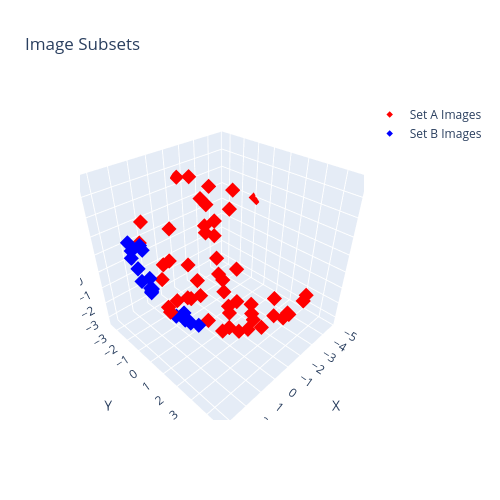

Notebook code for this chart:
### Code cell
import utils.vis

# Render the two subsets
utils.vis.plot_image_subsets(reconstruction, subgraph_a_image_ids, subgraph_b_image_ids)

### Figure 1 — Plotly figure (JSON) as saved in the notebook; plotly's stock layout.template omitted (floating-point values rounded to 4 significant figures)
{"data": [{"hovertemplate": "%{text}: %{x:.2f}, %{y:.2f}, %{z:.2f}<extra></extra>", "marker": {"color": "red", "opacity": 1.0, "size": 5, "symbol": "diamond"}, "mode": "markers", "name": "Set A Images", "text": ["r_57.png", "r_12.png", "r_39.png", "r_47.png", "r_0.png", "r_7.png", "r_11.png", "r_61.png", "r_27.png", "r_37.png", "r_18.png", "r_30.png", "r_56.png", "r_62.png", "r_31.png", "r_9.png", "r_14.png", "r_66.png", "r_44.png", "r_5.png", "r_3.png", "r_21.png", "r_48.png", "r_49.png", "r_34.png", "r_38.png", "r_51.png", "r_60.png", "r_67.png", "r_1.png", "r_50.png", "r_24.png", "r_41.png", "r_64.png", "r_43.png", "r_33.png", "r_36.png", "r_6.png", "r_68.png", "r_28.png", "r_20.png", "r_63.png", "r_19.png", "r_17.png", "r_55.png", "r_29.png", "r_65.png", "r_42.png", "r_26.png", "r_46.png"], "x": [-1.421, -0.5056, -0.8713, -1.442, -1.208, -0.7221, -1.686, -1.106, -0.6855, -1.92, -1.979, -2.884, -0.2181, 0.4064, 0.5523, 2.908, 1.295, 0.8509, 1.249, 2.303, 0.6272, 0.1329, -0.8193, -2.465, 1.379, 1.162, 1.093, 1.872, -1.197, 0.3296, -2.434, 1.633, -0.8214, -0.3578, -2.979, -2.622, -2.723, -3.278, -4.092, -3.097, -2.857, -3.325, -4.338, -5.056, -2.277, 1.112, -1.567, -1.837, -2.277, -0.6984], "y": [1.098, 1.447, 1.028, 0.1261, 4.356, -1.162, 1.85, 2.386, 2.849, -0.4383, -0.8207, -0.3136, -0.3687, -0.3864, -0.4763, 1.279, -0.3722, 1.361, -1.545, 0.2932, -2.214, -2.356, -1.993, -1.465, 2.849, 3.597, 4.029, 3.713, 3.642, 4.133, 2.719, -2.548, 4.668, 4.71, -2.173, -2.515, -2.685, -2.466, -2.08, -2.934, -3.129, -2.922, -2.082, -0.9803, -3.304, -3.03, -3.425, 4.681, 4.535, -3.257], "z": [-2.018, -1.987, -2.036, -1.938, -0.5255, -1.498, -1.898, -1.81, -1.62, -1.716, -1.553, -1.422, -1.767, -1.599, -1.514, 0.2086, -1.184, -1.627, -0.5432, -0.5408, -0.3011, -0.3794, -0.9369, -1.042, -0.8779, -0.5108, -0.1331, 0.2984, -1.168, -0.4878, -1.435, 1.333, -0.1491, -0.01577, -0.1002, 0.09451, 0.4366, 0.6088, 1.196, 1.531, 1.911, 2.552, 2.275, 1.961, 3.306, 2.087, 3.46, -0.004015, -0.02787, 0.8472], "type": "scatter3d"}, {"hovertemplate": "%{text}: %{x:.2f}, %{y:.2f}, %{z:.2f}<extra></extra>", "marker": {"color": "blue", "opacity": 1.0, "size": 5, "symbol": "diamond"}, "mode": "markers", "name": "Set B Images", "text": ["r_8.png", "r_58.png", "r_45.png", "r_23.png", "r_54.png", "r_35.png", "r_40.png", "r_16.png", "r_10.png", "r_52.png", "r_2.png", "r_53.png", "r_32.png", "r_25.png", "r_59.png", "r_15.png", "r_4.png", "r_22.png"], "x": [3.309, 1.633, 1.842, 2.155, 2.713, 2.729, 2.669, 2.701, 2.959, 2.593, 2.982, 3.459, 3.46, 3.124, 2.708, 2.193, 2.424, 2.413], "y": [0.04642, 0.5303, 1.807, 1.652, 1.397, 2.013, 2.205, -0.3182, -1.256, -1.704, -1.109, 0.1433, 0.904, 0.3855, -0.2067, -1.451, -1.231, -0.7801], "z": [1.386, -1.172, -0.9374, -0.6901, -0.07628, 0.1322, 0.1284, 0.1976, 2.535, 1.732, 1.822, 2.166, 1.607, 0.9443, 0.4801, 1.702, 2.159, 0.5853], "type": "scatter3d"}], "layout": {"scene": {"xaxis": {"title": {"text": "X"}, "range": [-5.056, 3.46]}, "yaxis": {"title": {"text": "Y"}, "range": [-3.616, 4.9]}, "zaxis": {"title": {"text": "Z"}, "range": [-3.546, 4.97]}, "aspectmode": "cube"}, "title": {"text": "Image Subsets"}, "width": 500, "height": 500}}
